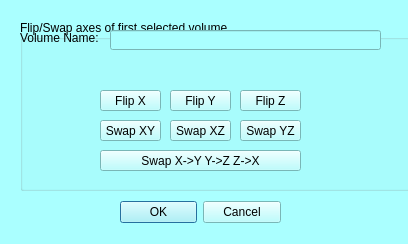
<?xml version="1.0" encoding="UTF-8"?>
<ui version="4.0">
 <class>mqFlipSwapDialog</class>
 <widget class="QDialog" name="mqFlipSwapDialog">
  <property name="geometry">
   <rect>
    <x>0</x>
    <y>0</y>
    <width>408</width>
    <height>244</height>
   </rect>
  </property>
  <property name="palette">
   <palette>
    <active>
     <colorrole role="WindowText">
      <brush brushstyle="SolidPattern">
       <color alpha="255">
        <red>0</red>
        <green>0</green>
        <blue>0</blue>
       </color>
      </brush>
     </colorrole>
     <colorrole role="Button">
      <brush brushstyle="SolidPattern">
       <color alpha="255">
        <red>170</red>
        <green>255</green>
        <blue>255</blue>
       </color>
      </brush>
     </colorrole>
     <colorrole role="Light">
      <brush brushstyle="SolidPattern">
       <color alpha="255">
        <red>255</red>
        <green>255</green>
        <blue>255</blue>
       </color>
      </brush>
     </colorrole>
     <colorrole role="Midlight">
      <brush brushstyle="SolidPattern">
       <color alpha="255">
        <red>212</red>
        <green>255</green>
        <blue>255</blue>
       </color>
      </brush>
     </colorrole>
     <colorrole role="Dark">
      <brush brushstyle="SolidPattern">
       <color alpha="255">
        <red>85</red>
        <green>127</green>
        <blue>127</blue>
       </color>
      </brush>
     </colorrole>
     <colorrole role="Mid">
      <brush brushstyle="SolidPattern">
       <color alpha="255">
        <red>113</red>
        <green>170</green>
        <blue>170</blue>
       </color>
      </brush>
     </colorrole>
     <colorrole role="Text">
      <brush brushstyle="SolidPattern">
       <color alpha="255">
        <red>0</red>
        <green>0</green>
        <blue>0</blue>
       </color>
      </brush>
     </colorrole>
     <colorrole role="BrightText">
      <brush brushstyle="SolidPattern">
       <color alpha="255">
        <red>255</red>
        <green>255</green>
        <blue>255</blue>
       </color>
      </brush>
     </colorrole>
     <colorrole role="ButtonText">
      <brush brushstyle="SolidPattern">
       <color alpha="255">
        <red>0</red>
        <green>0</green>
        <blue>0</blue>
       </color>
      </brush>
     </colorrole>
     <colorrole role="Base">
      <brush brushstyle="SolidPattern">
       <color alpha="255">
        <red>255</red>
        <green>255</green>
        <blue>255</blue>
       </color>
      </brush>
     </colorrole>
     <colorrole role="Window">
      <brush brushstyle="SolidPattern">
       <color alpha="255">
        <red>170</red>
        <green>255</green>
        <blue>255</blue>
       </color>
      </brush>
     </colorrole>
     <colorrole role="Shadow">
      <brush brushstyle="SolidPattern">
       <color alpha="255">
        <red>0</red>
        <green>0</green>
        <blue>0</blue>
       </color>
      </brush>
     </colorrole>
     <colorrole role="AlternateBase">
      <brush brushstyle="SolidPattern">
       <color alpha="255">
        <red>212</red>
        <green>255</green>
        <blue>255</blue>
       </color>
      </brush>
     </colorrole>
     <colorrole role="ToolTipBase">
      <brush brushstyle="SolidPattern">
       <color alpha="255">
        <red>255</red>
        <green>255</green>
        <blue>220</blue>
       </color>
      </brush>
     </colorrole>
     <colorrole role="ToolTipText">
      <brush brushstyle="SolidPattern">
       <color alpha="255">
        <red>0</red>
        <green>0</green>
        <blue>0</blue>
       </color>
      </brush>
     </colorrole>
     <colorrole role="PlaceholderText">
      <brush brushstyle="NoBrush">
       <color alpha="128">
        <red>0</red>
        <green>0</green>
        <blue>0</blue>
       </color>
      </brush>
     </colorrole>
    </active>
    <inactive>
     <colorrole role="WindowText">
      <brush brushstyle="SolidPattern">
       <color alpha="255">
        <red>0</red>
        <green>0</green>
        <blue>0</blue>
       </color>
      </brush>
     </colorrole>
     <colorrole role="Button">
      <brush brushstyle="SolidPattern">
       <color alpha="255">
        <red>170</red>
        <green>255</green>
        <blue>255</blue>
       </color>
      </brush>
     </colorrole>
     <colorrole role="Light">
      <brush brushstyle="SolidPattern">
       <color alpha="255">
        <red>255</red>
        <green>255</green>
        <blue>255</blue>
       </color>
      </brush>
     </colorrole>
     <colorrole role="Midlight">
      <brush brushstyle="SolidPattern">
       <color alpha="255">
        <red>212</red>
        <green>255</green>
        <blue>255</blue>
       </color>
      </brush>
     </colorrole>
     <colorrole role="Dark">
      <brush brushstyle="SolidPattern">
       <color alpha="255">
        <red>85</red>
        <green>127</green>
        <blue>127</blue>
       </color>
      </brush>
     </colorrole>
     <colorrole role="Mid">
      <brush brushstyle="SolidPattern">
       <color alpha="255">
        <red>113</red>
        <green>170</green>
        <blue>170</blue>
       </color>
      </brush>
     </colorrole>
     <colorrole role="Text">
      <brush brushstyle="SolidPattern">
       <color alpha="255">
        <red>0</red>
        <green>0</green>
        <blue>0</blue>
       </color>
      </brush>
     </colorrole>
     <colorrole role="BrightText">
      <brush brushstyle="SolidPattern">
       <color alpha="255">
        <red>255</red>
        <green>255</green>
        <blue>255</blue>
       </color>
      </brush>
     </colorrole>
     <colorrole role="ButtonText">
      <brush brushstyle="SolidPattern">
       <color alpha="255">
        <red>0</red>
        <green>0</green>
        <blue>0</blue>
       </color>
      </brush>
     </colorrole>
     <colorrole role="Base">
      <brush brushstyle="SolidPattern">
       <color alpha="255">
        <red>255</red>
        <green>255</green>
        <blue>255</blue>
       </color>
      </brush>
     </colorrole>
     <colorrole role="Window">
      <brush brushstyle="SolidPattern">
       <color alpha="255">
        <red>170</red>
        <green>255</green>
        <blue>255</blue>
       </color>
      </brush>
     </colorrole>
     <colorrole role="Shadow">
      <brush brushstyle="SolidPattern">
       <color alpha="255">
        <red>0</red>
        <green>0</green>
        <blue>0</blue>
       </color>
      </brush>
     </colorrole>
     <colorrole role="AlternateBase">
      <brush brushstyle="SolidPattern">
       <color alpha="255">
        <red>212</red>
        <green>255</green>
        <blue>255</blue>
       </color>
      </brush>
     </colorrole>
     <colorrole role="ToolTipBase">
      <brush brushstyle="SolidPattern">
       <color alpha="255">
        <red>255</red>
        <green>255</green>
        <blue>220</blue>
       </color>
      </brush>
     </colorrole>
     <colorrole role="ToolTipText">
      <brush brushstyle="SolidPattern">
       <color alpha="255">
        <red>0</red>
        <green>0</green>
        <blue>0</blue>
       </color>
      </brush>
     </colorrole>
     <colorrole role="PlaceholderText">
      <brush brushstyle="NoBrush">
       <color alpha="128">
        <red>0</red>
        <green>0</green>
        <blue>0</blue>
       </color>
      </brush>
     </colorrole>
    </inactive>
    <disabled>
     <colorrole role="WindowText">
      <brush brushstyle="SolidPattern">
       <color alpha="255">
        <red>85</red>
        <green>127</green>
        <blue>127</blue>
       </color>
      </brush>
     </colorrole>
     <colorrole role="Button">
      <brush brushstyle="SolidPattern">
       <color alpha="255">
        <red>170</red>
        <green>255</green>
        <blue>255</blue>
       </color>
      </brush>
     </colorrole>
     <colorrole role="Light">
      <brush brushstyle="SolidPattern">
       <color alpha="255">
        <red>255</red>
        <green>255</green>
        <blue>255</blue>
       </color>
      </brush>
     </colorrole>
     <colorrole role="Midlight">
      <brush brushstyle="SolidPattern">
       <color alpha="255">
        <red>212</red>
        <green>255</green>
        <blue>255</blue>
       </color>
      </brush>
     </colorrole>
     <colorrole role="Dark">
      <brush brushstyle="SolidPattern">
       <color alpha="255">
        <red>85</red>
        <green>127</green>
        <blue>127</blue>
       </color>
      </brush>
     </colorrole>
     <colorrole role="Mid">
      <brush brushstyle="SolidPattern">
       <color alpha="255">
        <red>113</red>
        <green>170</green>
        <blue>170</blue>
       </color>
      </brush>
     </colorrole>
     <colorrole role="Text">
      <brush brushstyle="SolidPattern">
       <color alpha="255">
        <red>85</red>
        <green>127</green>
        <blue>127</blue>
       </color>
      </brush>
     </colorrole>
     <colorrole role="BrightText">
      <brush brushstyle="SolidPattern">
       <color alpha="255">
        <red>255</red>
        <green>255</green>
        <blue>255</blue>
       </color>
      </brush>
     </colorrole>
     <colorrole role="ButtonText">
      <brush brushstyle="SolidPattern">
       <color alpha="255">
        <red>85</red>
        <green>127</green>
        <blue>127</blue>
       </color>
      </brush>
     </colorrole>
     <colorrole role="Base">
      <brush brushstyle="SolidPattern">
       <color alpha="255">
        <red>170</red>
        <green>255</green>
        <blue>255</blue>
       </color>
      </brush>
     </colorrole>
     <colorrole role="Window">
      <brush brushstyle="SolidPattern">
       <color alpha="255">
        <red>170</red>
        <green>255</green>
        <blue>255</blue>
       </color>
      </brush>
     </colorrole>
     <colorrole role="Shadow">
      <brush brushstyle="SolidPattern">
       <color alpha="255">
        <red>0</red>
        <green>0</green>
        <blue>0</blue>
       </color>
      </brush>
     </colorrole>
     <colorrole role="AlternateBase">
      <brush brushstyle="SolidPattern">
       <color alpha="255">
        <red>170</red>
        <green>255</green>
        <blue>255</blue>
       </color>
      </brush>
     </colorrole>
     <colorrole role="ToolTipBase">
      <brush brushstyle="SolidPattern">
       <color alpha="255">
        <red>255</red>
        <green>255</green>
        <blue>220</blue>
       </color>
      </brush>
     </colorrole>
     <colorrole role="ToolTipText">
      <brush brushstyle="SolidPattern">
       <color alpha="255">
        <red>0</red>
        <green>0</green>
        <blue>0</blue>
       </color>
      </brush>
     </colorrole>
     <colorrole role="PlaceholderText">
      <brush brushstyle="NoBrush">
       <color alpha="128">
        <red>0</red>
        <green>0</green>
        <blue>0</blue>
       </color>
      </brush>
     </colorrole>
    </disabled>
   </palette>
  </property>
  <property name="windowTitle">
   <string>Isosurface dialog</string>
  </property>
  <widget class="QWidget" name="layoutWidget">
   <property name="geometry">
    <rect>
     <x>120</x>
     <y>200</y>
     <width>161</width>
     <height>25</height>
    </rect>
   </property>
   <layout class="QHBoxLayout" name="horizontalLayout_2">
    <item>
     <widget class="QDialogButtonBox" name="buttonBox">
      <property name="orientation">
       <enum>Qt::Horizontal</enum>
      </property>
      <property name="standardButtons">
       <set>QDialogButtonBox::Cancel|QDialogButtonBox::Ok</set>
      </property>
     </widget>
    </item>
   </layout>
  </widget>
  <widget class="QGroupBox" name="groupBox">
   <property name="geometry">
    <rect>
     <x>20</x>
     <y>20</y>
     <width>391</width>
     <height>171</height>
    </rect>
   </property>
   <property name="title">
    <string>Flip/Swap axes of first selected volume</string>
   </property>
   <widget class="QToolButton" name="flipX">
    <property name="geometry">
     <rect>
      <x>80</x>
      <y>70</y>
      <width>61</width>
      <height>21</height>
     </rect>
    </property>
    <property name="text">
     <string>Flip X</string>
    </property>
   </widget>
   <widget class="QToolButton" name="flipY">
    <property name="geometry">
     <rect>
      <x>150</x>
      <y>70</y>
      <width>61</width>
      <height>21</height>
     </rect>
    </property>
    <property name="text">
     <string>Flip Y</string>
    </property>
   </widget>
   <widget class="QToolButton" name="flipZ">
    <property name="geometry">
     <rect>
      <x>220</x>
      <y>70</y>
      <width>61</width>
      <height>21</height>
     </rect>
    </property>
    <property name="text">
     <string>Flip Z</string>
    </property>
   </widget>
   <widget class="QToolButton" name="swapXY">
    <property name="geometry">
     <rect>
      <x>80</x>
      <y>100</y>
      <width>61</width>
      <height>21</height>
     </rect>
    </property>
    <property name="text">
     <string>Swap XY</string>
    </property>
   </widget>
   <widget class="QToolButton" name="swapXZ">
    <property name="geometry">
     <rect>
      <x>150</x>
      <y>100</y>
      <width>61</width>
      <height>21</height>
     </rect>
    </property>
    <property name="text">
     <string>Swap XZ</string>
    </property>
   </widget>
   <widget class="QToolButton" name="swapYZ">
    <property name="geometry">
     <rect>
      <x>220</x>
      <y>100</y>
      <width>61</width>
      <height>21</height>
     </rect>
    </property>
    <property name="text">
     <string>Swap YZ</string>
    </property>
   </widget>
   <widget class="QToolButton" name="swapXYZ">
    <property name="geometry">
     <rect>
      <x>80</x>
      <y>130</y>
      <width>201</width>
      <height>21</height>
     </rect>
    </property>
    <property name="text">
     <string>Swap X-&gt;Y Y-&gt;Z Z-&gt;X</string>
    </property>
   </widget>
  </widget>
  <widget class="QLabel" name="label">
   <property name="geometry">
    <rect>
     <x>20</x>
     <y>30</y>
     <width>91</width>
     <height>16</height>
    </rect>
   </property>
   <property name="text">
    <string>Volume Name:</string>
   </property>
  </widget>
  <widget class="QLineEdit" name="VolumeName">
   <property name="enabled">
    <bool>false</bool>
   </property>
   <property name="geometry">
    <rect>
     <x>110</x>
     <y>30</y>
     <width>271</width>
     <height>20</height>
    </rect>
   </property>
  </widget>
 </widget>
 <resources>
  <include location="../Icons/icons.qrc"/>
  <include location="../Icons/icons.qrc"/>
 </resources>
 <connections>
  <connection>
   <sender>buttonBox</sender>
   <signal>accepted()</signal>
   <receiver>mqFlipSwapDialog</receiver>
   <slot>accept()</slot>
   <hints>
    <hint type="sourcelabel">
     <x>248</x>
     <y>254</y>
    </hint>
    <hint type="destinationlabel">
     <x>157</x>
     <y>274</y>
    </hint>
   </hints>
  </connection>
  <connection>
   <sender>buttonBox</sender>
   <signal>rejected()</signal>
   <receiver>mqFlipSwapDialog</receiver>
   <slot>reject()</slot>
   <hints>
    <hint type="sourcelabel">
     <x>316</x>
     <y>260</y>
    </hint>
    <hint type="destinationlabel">
     <x>286</x>
     <y>274</y>
    </hint>
   </hints>
  </connection>
 </connections>
</ui>
